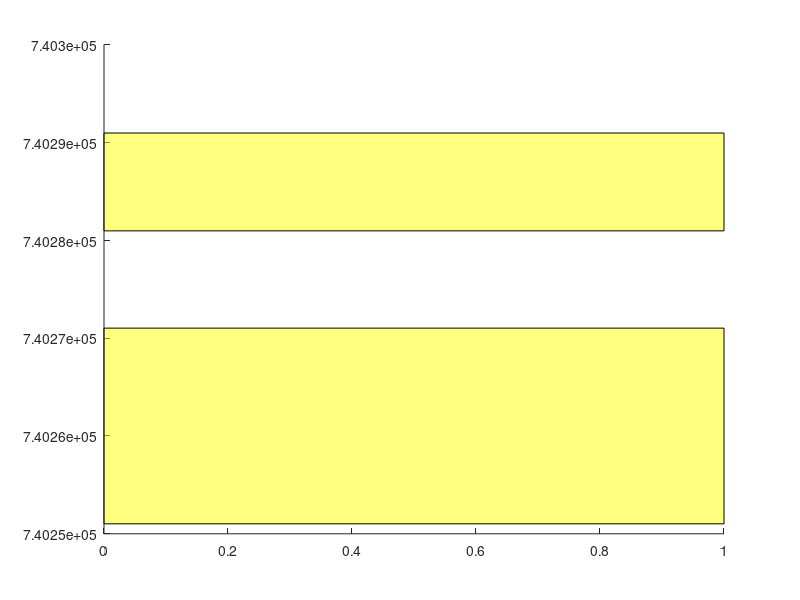

MATLAB code for this plot:
function h=ShadePlotForEmpahsisHoriz( x,colors,alphas)
% ShadePlotForEmpahsis
% Plots a shaded bar for emphasis as commonly seen on cconomic charts
%
% INPUTS:
%  x     where the bar is placed.   If you want a bar from x=4:8 then
%        use [4 8].  If you want x=[4:8,10:20] then use {4:8,10:20}
% colors Use 'y' to make all bars yellow.  Use {'y','g','r'} for
%        yellow, green and red bars.
% alphas Use 0.5 if you want all bars to be translucent.  Use {0,.5,1}
%        for transparent, translucet and opaque bars.
%
% USAGE:
% % DEFINE DATA
% P=[ ...
% 98 98 94 91 84 83 82 87 88 89 91 91 90 89 89 90 91 91 87 86 87 84 79 80 ...
% 85 86 86 85 93 93 93 93 97 97 95 93 93 94 95 96 96 92 89 90 91 91 91 92 ...
% 93 95 99 98 99 97 95 95 94 90 92 93 93 95 94 95 93 92 92 92 91 90 89 89 ...
% 90 89 90 89 88 84 84 83 84 85 85 84 82 82 82 79 80 79 80 78 78 81 83 82 ...
% 81 79 77 77 78 77 78 79 79 81 81 81 78 78 78 78 77 78 79 79 79 79 81 85 ...
% 86 86 86 87 85 84 85 86 88 88 90 88 88 87 86 86 85 87 87 87 86 85 84 83 ...
% 82 81 81 82 81 80 82 81 79 80 81 80 80 79 85 85 82 83 84 85 86 87 86 86 ...
% 85 85 85 83 79 81 83 83 84 82 80 80 80 80 84 81 80 76 71 70 70 69 69 68 ...
% 67 68 68 68 67 68 68 70 70 72 72 71 69 68 68 68 67 68 67 66 67 67 67 66 ...
% 65 66 65 62 60 60 59 59 59 59 65 66 63 65 68 68 68 68 69 73 74 71 71 69 ...
% 71 72 72 76 76 74 77 80 82 80 78 80 80 80 80 81 80 79 77];
% T=today-length(P)+1:today;
% Y={today-[13 74],today-[142 172]};
% G={today-[30 51]};
%
% % PLOT THE DATA
% plot(T,P);
% datetick;
% line(get(gca,'Xlim'),[80 80])
% line(get(gca,'Xlim'),[68 68])%
% title({'ShadePlotForEmphasis','(P<80 yellow, P<68 green)'});
%
% % DRAW SOME YELLOW BARS
% ShadePlotForEmpahsis(Y,'y',0.5);
%
% % DRAW A GREEN BAR
% ShadePlotForEmpahsis(G,'g',0.5);
%
%
% | ##  _#__/
% | ##  / #
% | ## / #
% | /#\_/  #
% |/ ##   #
% |__##_____#_____
%
% IT'S NOT FANCY BUT IT WORKS

% Michael Robbins
% robbins@bloomberg.net
% michael.robbins@us.cibc.com

if nargin<1
   x={[today-50 today-30],[today-20 today-10]};
end;
if nargin<2 colors='y'; end;
if nargin<2 alphas=.5; end;

if ~iscell( x)  x={ x}; end;
if ~iscell(colors) colors={colors}; end;
if ~iscell(alphas) alphas={alphas}; end;

if length(colors)>length( x) colors=colors(1:length( x)); end;
if length(colors)<length( x) t=colors{1}; colors=[]; for i=1:length( x) colors{i}=t; end; end;

if length(alphas)>length( x) alphas=alphas(1:length( x)); end;
if length(alphas)<length( x) t=alphas{1}; alphas=[]; for i=1:length( x) alphas{i}=t; end; end;

for i=1:length( x)
  h(i)=patch([get(gca,'XLim') fliplr(get(gca,'XLim'))], ...
    [repmat( x{i}(1),1,2) repmat( x{i}(2),1,2)], ...
    [0 0 0 0],colors{i});
    set(h(i),'FaceAlpha',alphas{i});
end;
